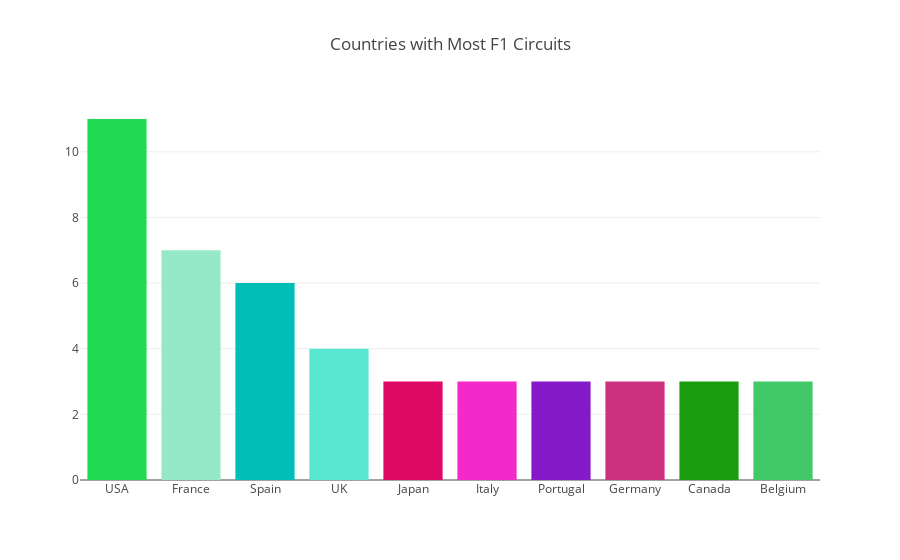

Notebook code cell kept with this figure:
### Code cell
data = [go.Bar(x = country['country'],
               y = country['name'],
               marker = dict(color = random_colors(100)))]

layout = dict(title = "Countries with Most F1 Circuits")
fig = dict(data = data, layout = layout)
iplot(fig, validate = False)

### Figure 1 — Plotly figure (JSON) as saved in the notebook; plotly's stock layout.template omitted (floating-point values rounded to 4 significant figures)
{"data": [{"marker": {"color": ["#22D954", "#96E9C8", "#01BEB7", "#57E6CF", "#DF0764", "#F529C9", "#8519C9", "#CC307E", "#199D0F", "#41C968", "#35F09C", "#302731", "#BE8C1F", "#0F5BED", "#417989", "#B95EC8", "#4EA1D3", "#FE6A58", "#711481", "#AACDF1", "#7D0F51", "#6A0B57", "#B44869", "#6D4930", "#75E78D", "#53F477", "#346FEA", "#3DE3AC", "#B5CB80", "#F498EF", "#846FF4", "#0A0901", "#2EEE1F", "#C2888B", "#A2AAAF", "#26A6AB", "#DFEB3F", "#F84DAB", "#01846B", "#98954F", "#5F9A05", "#0D9732", "#3D72F5", "#3E8F3D", "#74AC45", "#6B2A73", "#EAAA71", "#622FD8", "#C10262", "#537653", "#608757", "#79FA1F", "#92D1CE", "#139AFE", "#AA94C7", "#DB0962", "#5E593F", "#7E58A1", "#5B639E", "#191958", "#B7A312", "#24AC25", "#CD03CC", "#5254A2", "#7094FD", "#606DB3", "#A5E7EC", "#1657D6", "#FCB94A", "#725B0D", "#DFDB0E", "#CC8B32", "#7E87C6", "#6CFE8A", "#18D0A1", "#C5AC4D", "#F550F7", "#CF24CB", "#45A91E", "#BE7DBD", "#694B76", "#E2F76E", "#CF4F78", "#597C58", "#CD485A", "#C29A30", "#9BDE3B", "#162665", "#63BE0D", "#5B8D5C", "#645F44", "#E63631", "#D404E8", "#AD856D", "#FB9916", "#A8ACB4", "#1A4435", "#82951C", "#0A1896", "#15BBFD"]}, "type": "bar", "x": ["USA", "France", "Spain", "UK", "Japan", "Italy", "Portugal", "Germany", "Canada", "Belgium"], "y": [11, 7, 6, 4, 3, 3, 3, 3, 3, 3]}], "layout": {"title": "Countries with Most F1 Circuits"}}
